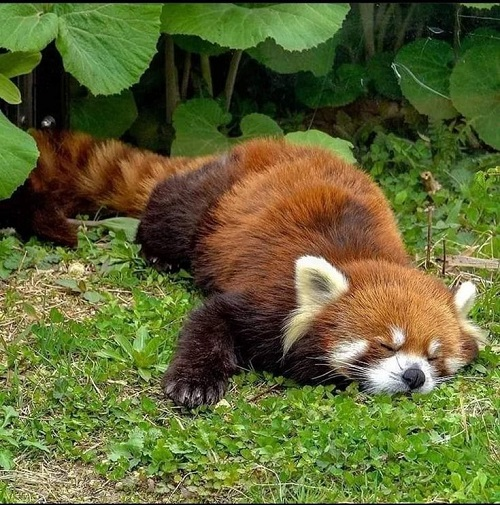
#> input picture Pictures used/4.jpg, 500 x 505 px, found by its file name
$ python rectangle.py
#> lines starting #> are read from the running program, lines starting #| are printed output that depends on the picture
import cv2

image = cv2.imread("4.jpg")
#> image is the input picture: shape (505, 500, 3); mean B, G, R 51.5, 101.4, 95.6
rec_image = cv2.rectangle(image, (100,100), (400,400), (0,255,255), 20)
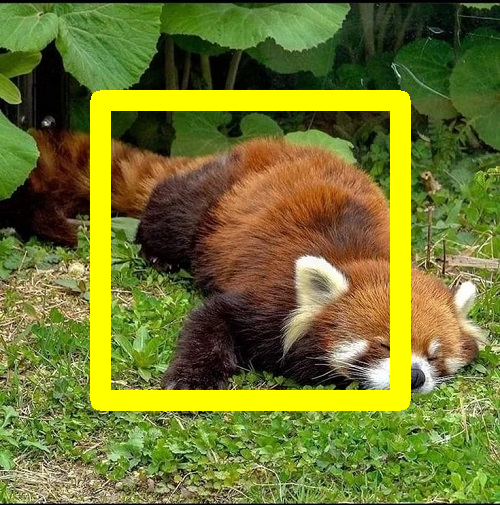
#> rec_image: shape (505, 500, 3); mean B, G, R 46.9, 117.4, 112.2

cv2.imshow('rec_image',rec_image)
cv2.waitKey(0)

$ run again, with Pictures used/1.jpg copied over Pictures used/4.jpg
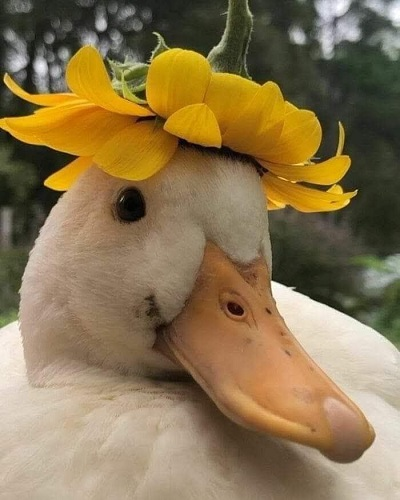
#> input picture Pictures used/1.jpg, 400 x 500 px, found by its file name
#> image is the input picture: shape (500, 400, 3); mean B, G, R 81, 117.5, 138.5
#> `rec_image = cv2.rectangle(image, (100,100), (400,400), (0,255,255), 20)`:
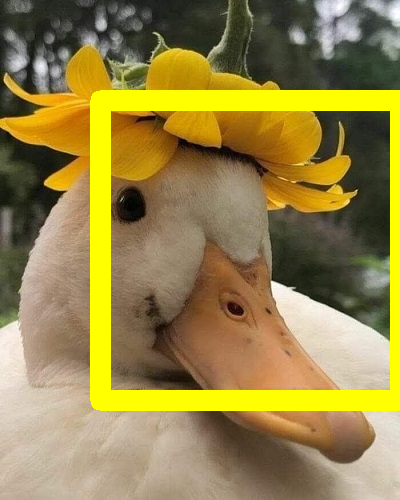
#> rec_image: shape (500, 400, 3); mean B, G, R 73.4, 132, 149.8

$ run again, with Pictures used/10.jpg copied over Pictures used/4.jpg
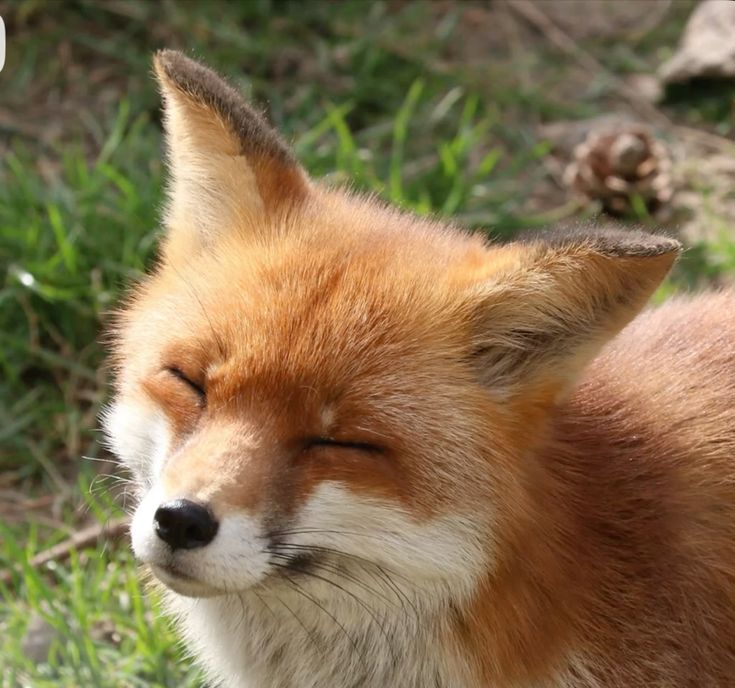
#> input picture Pictures used/10.jpg, 735 x 688 px, found by its file name
#> image is the input picture: shape (688, 735, 3); mean B, G, R 79.1, 111.7, 132.4
#> `rec_image = cv2.rectangle(image, (100,100), (400,400), (0,255,255), 20)`:
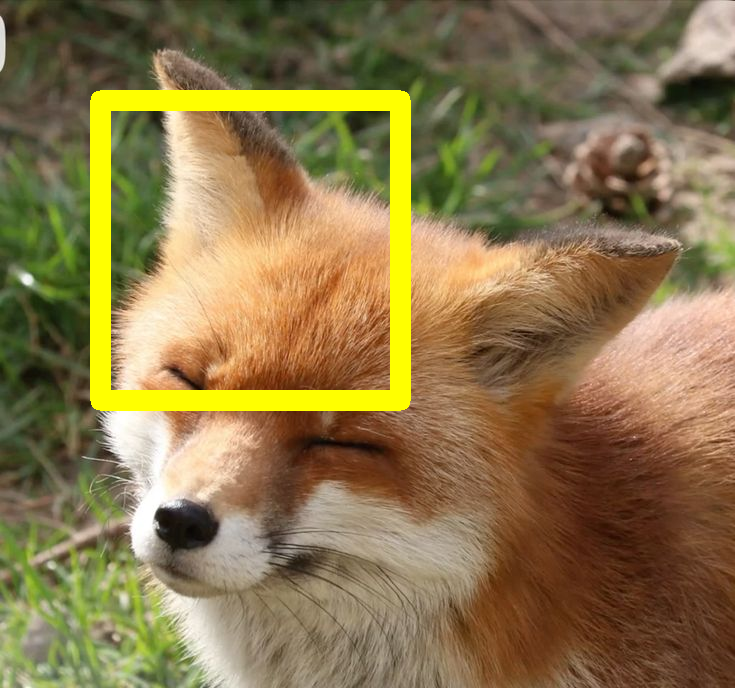
#> rec_image: shape (688, 735, 3); mean B, G, R 75.8, 119.2, 139

$ run again, with Pictures used/11.jpg copied over Pictures used/4.jpg
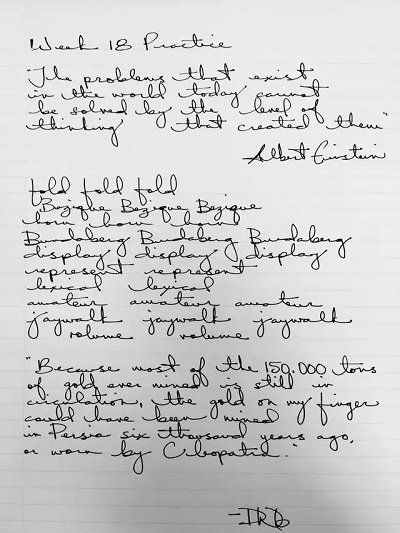
#> input picture Pictures used/11.jpg, 400 x 533 px, found by its file name
#> image is the input picture: shape (533, 400, 3); min 0, max 255, mean 204.9
#> `rec_image = cv2.rectangle(image, (100,100), (400,400), (0,255,255), 20)`:
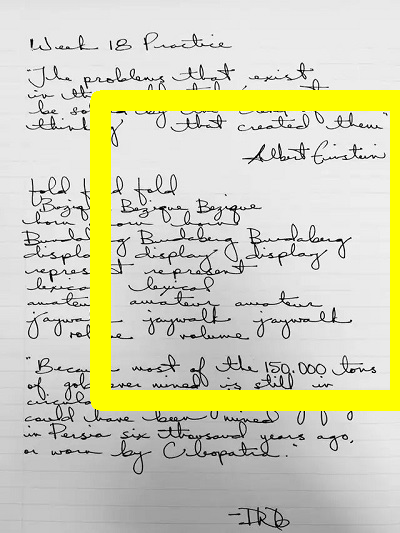
#> rec_image: shape (533, 400, 3); mean B, G, R 184.1, 210, 210
